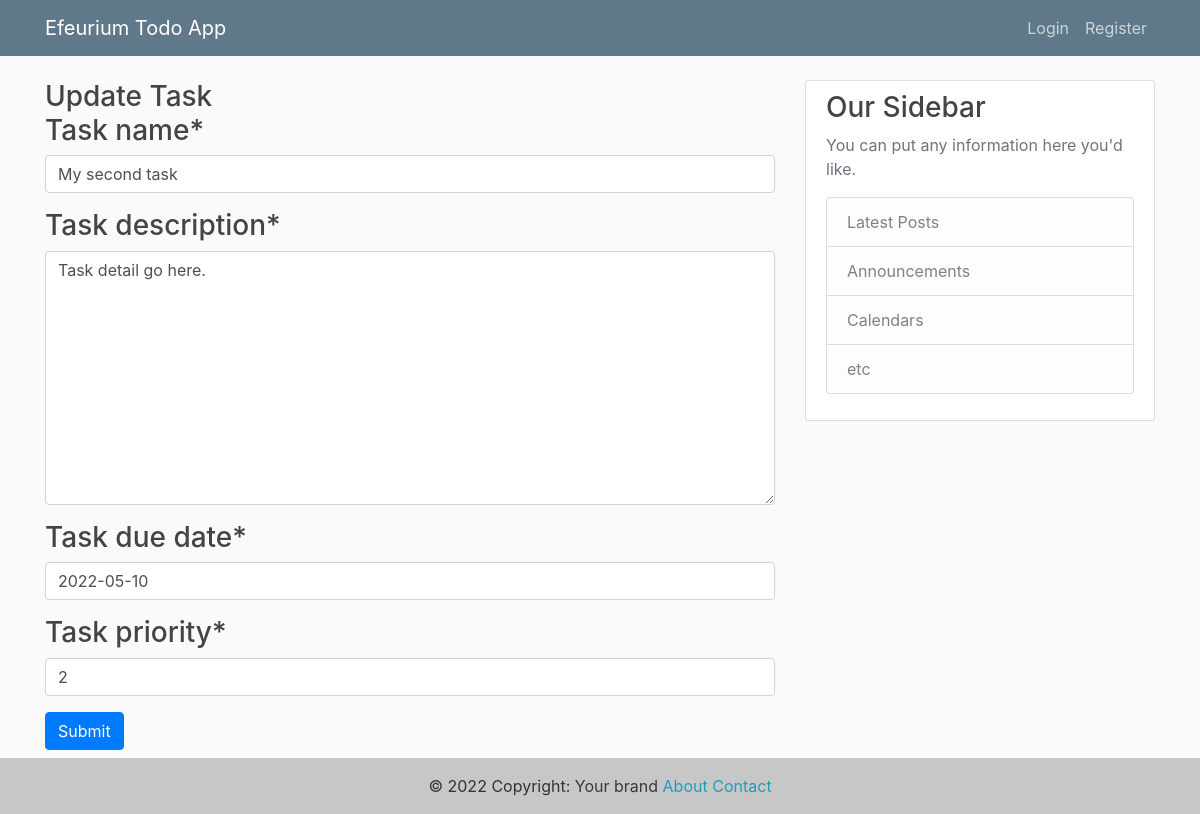
The page /task2/update/ on the database its author committed.
### task/models.py (models this page shows)
class Task(models.Model):
    task_name = models.CharField(max_length=40)
    task_description = models.TextField()
    task_due_date = models.DateField()
    task_priority = models.IntegerField(validators=[MinValueValidator(1), MaxValueValidator(5)])

### task/views.py (the view)
# urls.py: path('task<int:task_id>/update/', views.update, name="task-update"),
def update(request, task_id):
    todo = Task.objects.get(id=task_id)
    form = ToDoForm(request.POST or None, instance=todo)
    if form.is_valid():
        form.save()
        return redirect('task-view')
    return render(request,'task/update.html', {"form": form})

### task/forms.py
class ToDoForm(forms.ModelForm):
    class Meta:
        model = Task
        fields = ['task_name', 'task_description', 'task_due_date', 'task_priority']

### task/templates/task/update.html (shortened to what this page needs)
{% extends 'task/base.html' %}
{% load crispy_forms_tags %}
{% block content %}
    <h3>Update Task</h3xs>
      <form action="{%url 'task-add'%}" method="post">
        {{ form|crispy }}
        <input type="submit" value="Submit" class="btn btn-primary">
    </form>
{% endblock content %}

### task/static/task/styles.css (style rules this page uses)
body { background: #fafafa; color: #333333; margin-top: 5rem; }
h1, h2, h3, h4, h5, h6 { color: #444444; }

### rows shown on the page
Task: task_name "My second task", task_description "Task detail go here.", task_due_date "2022-05-10", task_priority "2"
